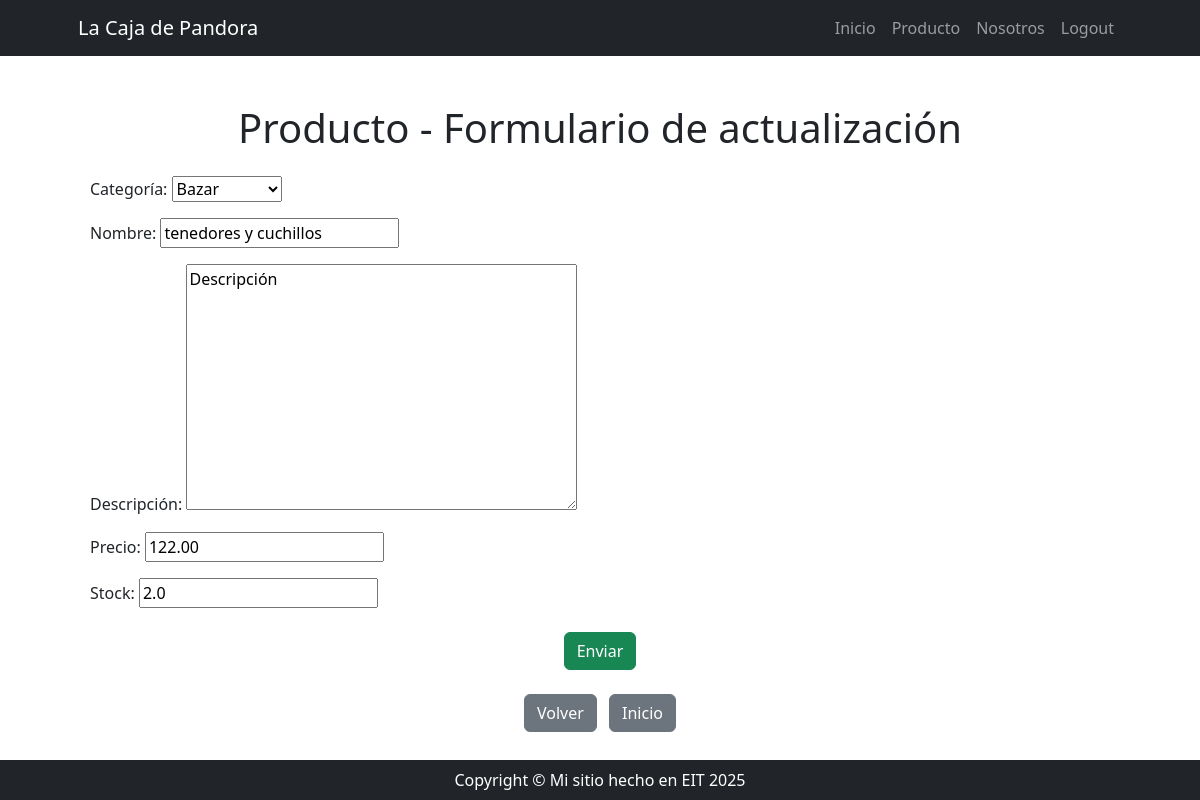
Page /producto/producto/update/4 (signed in) on the earlier database version.
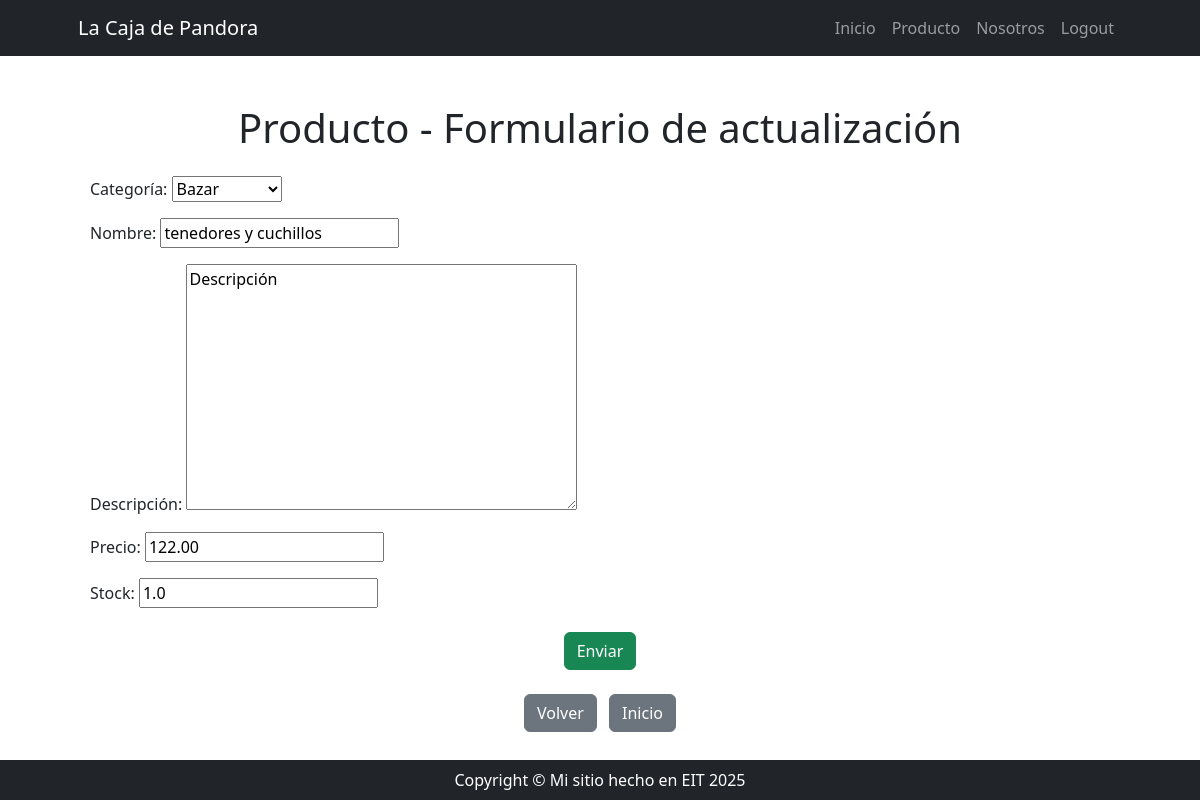
Same page on the later database version.
### producto/models.py (models this page shows, shortened)
class Producto(models.Model):
    categoria = models.ForeignKey(
        Categoria, on_delete=models.SET_NULL, null=True, blank=True, verbose_name='categoría'
    )
    nombre = models.CharField(max_length=100, db_index=True)
    descripcion = models.TextField(verbose_name='descripción', null=True, blank=True)
    precio = models.DecimalField(max_digits=10, decimal_places=2)
    stock = models.FloatField()
    class Meta:
        unique_together = ('categoria', 'nombre')
        verbose_name = 'producto'
        verbose_name_plural = 'productos'

### producto/views_models/producto.py (the view)
# urls.py: path('producto/update/<int:pk>', producto.ProductoUpdateView.as_view(), name='producto_update'),
class ProductoUpdateView(UpdateView):
    model = Producto
    form_class = ProductoForm
    success_url = reverse_lazy('producto:producto_list')

### producto/forms.py
class ProductoForm(forms.ModelForm):
    class Meta:
        model = models.Producto
        fields = '__all__'

### producto/models.py (called while the page is built)
    def __str__(self) -> str:
        return self.nombre

### producto/templates/producto/producto_form.html (shortened to what this page needs)
{% extends 'core/base.html' %}
{% block content %}
<div class="container mt-5">
    {% if form.instance.pk %}
    <h1 class="text-center mb-4">Producto - Formulario de actualización</h1>
    {% else %}
    <h1 class="text-center mb-4">Producto - Formulario de creación</h1>
    {% endif %}
    <form method="post" class="needs-validation" novalidate>
        {{ form.as_p }}
        <div class="text-center mt-4">
            <button type="submit" class="btn btn-success">Enviar</button>
        </div>
    </form>
    <div class="text-center mt-4">
        <a href="{% url 'producto:producto_list' %}" class="btn btn-secondary me-2">Volver</a>
        <a href="{% url 'core:index' %}" class="btn btn-secondary">Inicio</a>
    </div>
</div>
{% endblock %}

Differences in the rows shown:
changed Producto "Bazar": stock "2.0" → "1.0"
